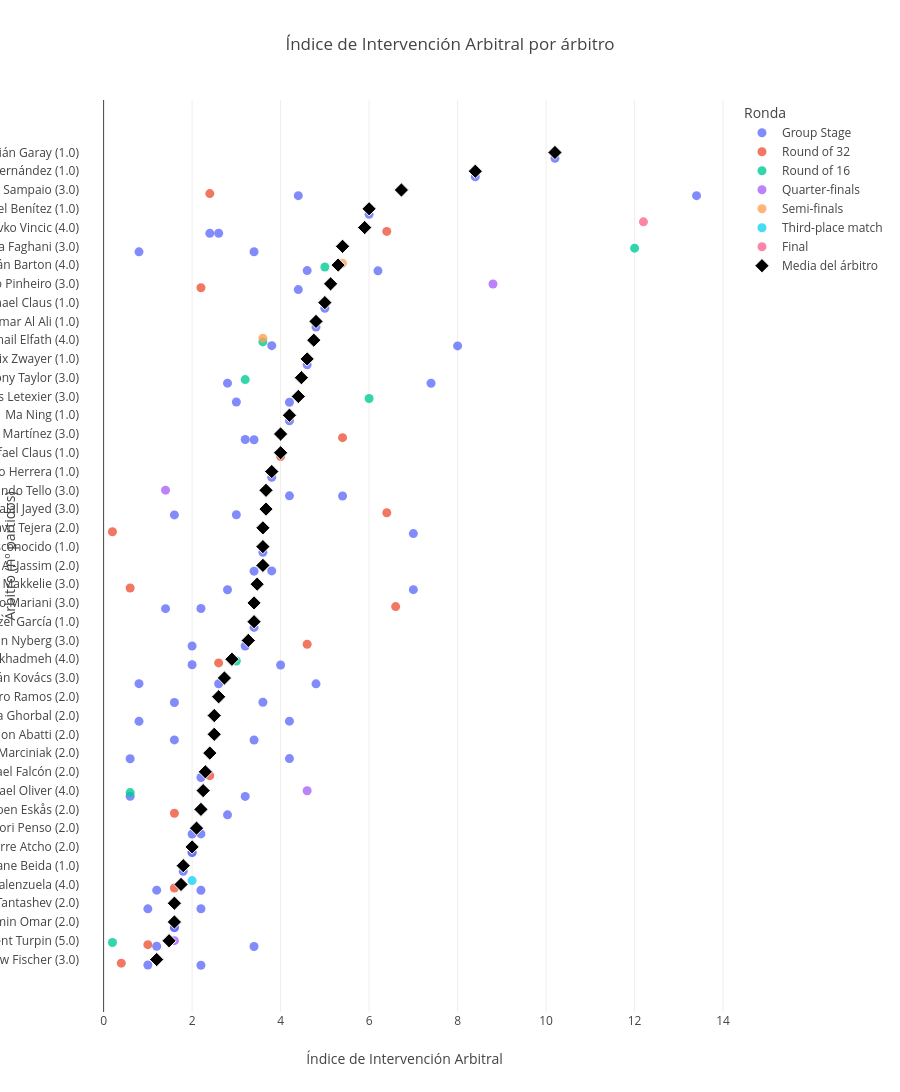

The code cell stored with this chart in its notebook:
### Code cell
grafico_indice_arbitros()

### Figure 1 — Plotly figure (JSON) as saved in the notebook; plotly's stock layout.template omitted (floating-point values rounded to 4 significant figures; data arrays with more than 128 entries replaced by an {"elided": "..."} marker saying what was removed)
{"data": [{"alignmentgroup": "True", "boxpoints": "all", "customdata": {"elided": "72x2 mixed values"}, "fillcolor": "rgba(255,255,255,0)", "hoveron": "points", "hovertemplate": "<b>%{hovertext}</b><br><br>Ronda=%{customdata[0]}<br>Índice de Intervención Arbitral=%{x}<br>Tarjetas=%{customdata[1]}<extra></extra>", "hovertext": ["#1 Mexico 2-0 South Africa", "#2 South Korea 2-1 Czechia", "#3 Canada 1-1 Bosnia and Herzegovina", "#4 USA 4-1 Paraguay", "#5 Qatar 1-1 Switzerland", "#6 Brazil 1-1 Morocco", "#7 Haiti 0-1 Scotland", "#8 Australia 2-0 Türkiye", "#9 Germany 7-1 Curaçao", "#10 Netherlands 2-2 Japan", "#11 Côte d'Ivoire 1-0 Ecuador", "#12 Sweden 5-1 Tunisia", "#13 Spain 0-0 Cabo Verde", "#14 Belgium 1-1 Egypt", "#15 Saudi Arabia 1-1 Uruguay", "#16 IR Iran 2-2 New Zealand", "#17 France 3-1 Senegal", "#18 Iraq 1-4 Norway", "#19 Argentina 3-0 Algeria", "#20 Austria 3-1 Jordan", "#21 Portugal 1-1 Congo DR", "#22 England 4-2 Croatia", "#23 Ghana 1-0 Panama", "#24 Uzbekistan 1-3 Colombia", "#25 Mexico 1-0 South Korea", "#26 Czechia 1-1 South Africa", "#27 Canada 6-0 Qatar", "#28 Switzerland 4-1 Bosnia and Herzegovina", "#29 Brazil 3-0 Haiti", "#30 Scotland 0-1 Morocco", "#31 USA 2-0 Australia", "#32 Türkiye 0-1 Paraguay", "#33 Germany 2-1 Côte d'Ivoire", "#34 Ecuador 0-0 Curaçao", "#35 Netherlands 5-1 Sweden", "#36 Tunisia 0-4 Japan", "#37 Belgium 0-0 IR Iran", "#38 New Zealand 1-3 Egypt", "#39 Spain 4-0 Saudi Arabia", "#40 Uruguay 2-2 Cabo Verde", "#41 France 3-0 Iraq", "#42 Norway 3-2 Senegal", "#43 Argentina 2-0 Austria", "#44 Jordan 1-2 Algeria", "#45 Portugal 5-0 Uzbekistan", "#46 Colombia 1-0 Congo DR", "#47 England 0-0 Ghana", "#48 Panama 0-1 Croatia", "#49 Czechia 0-3 Mexico", "#50 South Africa 1-0 South Korea", "#51 Switzerland 2-1 Canada", "#52 Bosnia and Herzegovina 3-1 Qatar", "#53 Scotland 0-3 Brazil", "#54 Morocco 4-2 Haiti", "#55 Türkiye 3-2 USA", "#56 Paraguay 0-0 Australia", "#57 Ecuador 2-1 Germany", "#58 Curaçao 0-2 Côte d'Ivoire", "#59 Tunisia 1-3 Netherlands", "#60 Japan 1-1 Sweden", "#61 New Zealand 1-5 Belgium", "#62 Egypt 1-1 IR Iran", "#63 Uruguay 0-1 Spain", "#64 Cabo Verde 0-0 Saudi Arabia", "#65 Norway 1-4 France", "#66 Senegal 5-0 Iraq", "#67 Jordan 1-3 Argentina", "#68 Algeria 3-3 Austria", "#69 Colombia 0-0 Portugal", "#70 Congo DR 3-1 Uzbekistan", "#71 Panama 0-2 England", "#72 Croatia 2-1 Ghana"], "legendgroup": "Group Stage", "line": {"color": "rgba(255,255,255,0)"}, "marker": {"color": "#636EFA", "opacity": 0.8, "size": 9}, "name": "Group Stage", "offsetgroup": "Group Stage", "orientation": "h", "pointpos": 0, "showlegend": true, "type": "box", "x": [13.4, 1.6, 5.4, 7, 3.4, 2.4, 4.2, 1.2, 1.6, 3.8, 4.2, 2.2, 2, 3.4, 1.4, 1.6, 0.8, 2, 0.6, 1.8, 3.4, 1.2, 3.2, 2.8, 2.2, 4.4, 10.2, 7, 4.6, 2.2, 8.4, 6.2, 0.6, 6, 4.2, 0.8, 5, 3.8, 2.8, 4.8, 1.6, 1, 4.4, 2.6, 3, 3.2, 2, 2.2, 1.6, 2.2, 3.6, 2.8, 3.6, 4.2, 2, 2, 4.6, 3.4, 0.8, 3.4, 3.2, 7.4, 4.2, 4, 3, 8, 3.8, 2.2, 1, 4.8, 3.4, 2.6], "x0": " ", "xaxis": "x", "y": ["Wilton Sampaio (3.0)", "Amin Omar (2.0)", "Facundo Tello (3.0)", "Danny Makkelie (3.0)", "Saíd Martínez (3.0)", "Slavko Vincic (4.0)", "Mustapha Ghorbal (2.0)", "Jesús Valenzuela (4.0)", "Jalal Jayed (3.0)", "Ismail Elfath (4.0)", "François Letexier (3.0)", "Yael Falcón (2.0)", "Adham Makhadmeh (4.0)", "Ramon Abatti (2.0)", "Maurizio Mariani (3.0)", "César Arturo Ramos (2.0)", "Alireza Faghani (3.0)", "Pierre Atcho (2.0)", "Szymon Marciniak (2.0)", "Dahane Beida (1.0)", "Abdulrahman Al-Jassim (2.0)", "Clément Turpin (5.0)", "Glenn Nyberg (3.0)", "Anthony Taylor (3.0)", "Tori Penso (2.0)", "João Pinheiro (3.0)", "Cristián Garay (1.0)", "Gustavo Tejera (2.0)", "Felix Zwayer (1.0)", "Ilgiz Tantashev (2.0)", "Alejandro José Hernández (1.0)", "Iván Barton (4.0)", "Michael Oliver (4.0)", "Juan Gabriel Benítez (1.0)", "Ma Ning (1.0)", "István Kovács (3.0)", "Raphael Claus (1.0)", "Darío Herrera (1.0)", "Espen Eskås (2.0)", "Omar Al Ali (1.0)", "Amin Omar (2.0)", "Drew Fischer (3.0)", "Wilton Sampaio (3.0)", "Slavko Vincic (4.0)", "Jalal Jayed (3.0)", "Saíd Martínez (3.0)", "Pierre Atcho (2.0)", "Maurizio Mariani (3.0)", "Ramon Abatti (2.0)", "Jesús Valenzuela (4.0)", "César Arturo Ramos (2.0)", "Danny Makkelie (3.0)", "Desconocido (1.0)", "Facundo Tello (3.0)", "Glenn Nyberg (3.0)", "Tori Penso (2.0)", "Iván Barton (4.0)", "Katia Itzel García (1.0)", "Mustapha Ghorbal (2.0)", "Clément Turpin (5.0)", "Michael Oliver (4.0)", "Anthony Taylor (3.0)", "Szymon Marciniak (2.0)", "Adham Makhadmeh (4.0)", "François Letexier (3.0)", "Ismail Elfath (4.0)", "Abdulrahman Al-Jassim (2.0)", "Drew Fischer (3.0)", "Ilgiz Tantashev (2.0)", "István Kovács (3.0)", "Alireza Faghani (3.0)", "István Kovács (3.0)"], "y0": " ", "yaxis": "y"}, {"alignmentgroup": "True", "boxpoints": "all", "customdata": [["Round of 32", 2], ["Round of 32", 6], ["Round of 32", 6], ["Round of 32", 2], ["Round of 32", 1], ["Round of 32", 0], ["Round of 32", 4], ["Round of 32", 2], ["Round of 32", 2], ["Round of 32", 2], ["Round of 32", 1], ["Round of 32", 3], ["Round of 32", 2], ["Round of 32", 0], ["Round of 32", 0], ["Round of 32", 0]], "fillcolor": "rgba(255,255,255,0)", "hoveron": "points", "hovertemplate": "<b>%{hovertext}</b><br><br>Ronda=%{customdata[0]}<br>Índice de Intervención Arbitral=%{x}<br>Tarjetas=%{customdata[1]}<extra></extra>", "hovertext": ["#73 South Africa 0-1 Canada", "#74 Brazil 2-1 Japan", "#75 Germany 1-1 Paraguay (pen. 3-4)", "#76 Netherlands 1-1 Morocco (pen. 2-3)", "#77 Côte d'Ivoire 1-2 Norway", "#78 France 3-0 Sweden", "#79 Mexico 2-0 Ecuador", "#80 England 2-1 Congo DR", "#81 Belgium 3-2 Senegal (prórroga)", "#82 USA 2-0 Bosnia and Herzegovina", "#83 Spain 3-0 Austria", "#84 Portugal 2-1 Croatia", "#85 Switzerland 2-0 Algeria", "#86 Australia 1-1 Egypt (pen. 2-4)", "#87 Argentina 3-2 Cabo Verde (prórroga)", "#88 Colombia 1-0 Ghana"], "legendgroup": "Round of 32", "line": {"color": "rgba(255,255,255,0)"}, "marker": {"color": "#EF553B", "opacity": 0.8, "size": 9}, "name": "Round of 32", "offsetgroup": "Round of 32", "orientation": "h", "pointpos": 0, "showlegend": true, "type": "box", "x": [2.2, 6.6, 6.4, 2.4, 1.6, 0.6, 6.4, 2.6, 4, 5.4, 1.6, 4.6, 2.4, 0.4, 1, 0.2], "x0": " ", "xaxis": "x", "y": ["João Pinheiro (3.0)", "Maurizio Mariani (3.0)", "Jalal Jayed (3.0)", "Wilton Sampaio (3.0)", "Jesús Valenzuela (4.0)", "Danny Makkelie (3.0)", "Slavko Vincic (4.0)", "Adham Makhadmeh (4.0)", "Rafael Claus (1.0)", "Saíd Martínez (3.0)", "Espen Eskås (2.0)", "Glenn Nyberg (3.0)", "Yael Falcón (2.0)", "Drew Fischer (3.0)", "Clément Turpin (5.0)", "Gustavo Tejera (2.0)"], "y0": " ", "yaxis": "y"}, {"alignmentgroup": "True", "boxpoints": "all", "customdata": [["Round of 16", 0], ["Round of 16", 0], ["Round of 16", 1], ["Round of 16", 7], ["Round of 16", 3], ["Round of 16", 2], ["Round of 16", 5], ["Round of 16", 5]], "fillcolor": "rgba(255,255,255,0)", "hoveron": "points", "hovertemplate": "<b>%{hovertext}</b><br><br>Ronda=%{customdata[0]}<br>Índice de Intervención Arbitral=%{x}<br>Tarjetas=%{customdata[1]}<extra></extra>", "hovertext": ["#89 Paraguay 0-1 France", "#90 Canada 0-3 Morocco", "#91 Brazil 1-2 Norway", "#92 Mexico 2-3 England", "#93 Portugal 0-1 Spain", "#94 USA 1-4 Belgium", "#95 Argentina 3-2 Egypt", "#96 Switzerland 0-0 Colombia (pen. 4-3)"], "legendgroup": "Round of 16", "line": {"color": "rgba(255,255,255,0)"}, "marker": {"color": "#00CC96", "opacity": 0.8, "size": 9}, "name": "Round of 16", "offsetgroup": "Round of 16", "orientation": "h", "pointpos": 0, "showlegend": true, "type": "box", "x": [0.2, 0.6, 3.6, 12, 3.2, 3, 6, 5], "x0": " ", "xaxis": "x", "y": ["Clément Turpin (5.0)", "Michael Oliver (4.0)", "Ismail Elfath (4.0)", "Alireza Faghani (3.0)", "Anthony Taylor (3.0)", "Adham Makhadmeh (4.0)", "François Letexier (3.0)", "Iván Barton (4.0)"], "y0": " ", "yaxis": "y"}, {"alignmentgroup": "True", "boxpoints": "all", "customdata": [["Quarter-finals", 1], ["Quarter-finals", 4], ["Quarter-finals", 1], ["Quarter-finals", 5]], "fillcolor": "rgba(255,255,255,0)", "hoveron": "points", "hovertemplate": "<b>%{hovertext}</b><br><br>Ronda=%{customdata[0]}<br>Índice de Intervención Arbitral=%{x}<br>Tarjetas=%{customdata[1]}<extra></extra>", "hovertext": ["#97 France 2-0 Morocco", "#98 Spain 2-1 Belgium", "#99 Norway 1-2 England (prórroga)", "#100 Argentina 3-1 Switzerland (prórroga)"], "legendgroup": "Quarter-finals", "line": {"color": "rgba(255,255,255,0)"}, "marker": {"color": "#AB63FA", "opacity": 0.8, "size": 9}, "name": "Quarter-finals", "offsetgroup": "Quarter-finals", "orientation": "h", "pointpos": 0, "showlegend": true, "type": "box", "x": [1.4, 4.6, 1.6, 8.8], "x0": " ", "xaxis": "x", "y": ["Facundo Tello (3.0)", "Michael Oliver (4.0)", "Clément Turpin (5.0)", "João Pinheiro (3.0)"], "y0": " ", "yaxis": "y"}, {"alignmentgroup": "True", "boxpoints": "all", "customdata": [["Semi-finals", 3], ["Semi-finals", 3]], "fillcolor": "rgba(255,255,255,0)", "hoveron": "points", "hovertemplate": "<b>%{hovertext}</b><br><br>Ronda=%{customdata[0]}<br>Índice de Intervención Arbitral=%{x}<br>Tarjetas=%{customdata[1]}<extra></extra>", "hovertext": ["#101 France 0-2 Spain", "#102 England 1-2 Argentina"], "legendgroup": "Semi-finals", "line": {"color": "rgba(255,255,255,0)"}, "marker": {"color": "#FFA15A", "opacity": 0.8, "size": 9}, "name": "Semi-finals", "offsetgroup": "Semi-finals", "orientation": "h", "pointpos": 0, "showlegend": true, "type": "box", "x": [5.4, 3.6], "x0": " ", "xaxis": "x", "y": ["Iván Barton (4.0)", "Ismail Elfath (4.0)"], "y0": " ", "yaxis": "y"}, {"alignmentgroup": "True", "boxpoints": "all", "customdata": [["Third-place match", 0]], "fillcolor": "rgba(255,255,255,0)", "hoveron": "points", "hovertemplate": "<b>%{hovertext}</b><br><br>Ronda=%{customdata[0]}<br>Índice de Intervención Arbitral=%{x}<br>Tarjetas=%{customdata[1]}<extra></extra>", "hovertext": ["#103 France 4-6 England"], "legendgroup": "Third-place match", "line": {"color": "rgba(255,255,255,0)"}, "marker": {"color": "#19D3F3", "opacity": 0.8, "size": 9}, "name": "Third-place match", "offsetgroup": "Third-place match", "orientation": "h", "pointpos": 0, "showlegend": true, "type": "box", "x": [2], "x0": " ", "xaxis": "x", "y": ["Jesús Valenzuela (4.0)"], "y0": " ", "yaxis": "y"}, {"alignmentgroup": "True", "boxpoints": "all", "customdata": [["Final", 8]], "fillcolor": "rgba(255,255,255,0)", "hoveron": "points", "hovertemplate": "<b>%{hovertext}</b><br><br>Ronda=%{customdata[0]}<br>Índice de Intervención Arbitral=%{x}<br>Tarjetas=%{customdata[1]}<extra></extra>", "hovertext": ["#104 Spain 1-0 Argentina (prórroga)"], "legendgroup": "Final", "line": {"color": "rgba(255,255,255,0)"}, "marker": {"color": "#FF6692", "opacity": 0.8, "size": 9}, "name": "Final", "offsetgroup": "Final", "orientation": "h", "pointpos": 0, "showlegend": true, "type": "box", "x": [12.2], "x0": " ", "xaxis": "x", "y": ["Slavko Vincic (4.0)"], "y0": " ", "yaxis": "y"}, {"hovertemplate": "%{y}<br>Media: %{x:.2f}<extra></extra>", "marker": {"color": "black", "line": {"color": "white", "width": 1}, "size": 11, "symbol": "diamond"}, "mode": "markers", "name": "Media del árbitro", "type": "scatter", "x": [10.2, 8.4, 6.73, 6, 5.9, 5.4, 5.3, 5.13, 5, 4.8, 4.75, 4.6, 4.47, 4.4, 4.2, 4, 4, 3.8, 3.67, 3.67, 3.6, 3.6, 3.6, 3.47, 3.4, 3.4, 3.27, 2.9, 2.73, 2.6, 2.5, 2.5, 2.4, 2.3, 2.25, 2.2, 2.1, 2, 1.8, 1.75, 1.6, 1.6, 1.48, 1.2], "y": ["Cristián Garay (1.0)", "Alejandro José Hernández (1.0)", "Wilton Sampaio (3.0)", "Juan Gabriel Benítez (1.0)", "Slavko Vincic (4.0)", "Alireza Faghani (3.0)", "Iván Barton (4.0)", "João Pinheiro (3.0)", "Raphael Claus (1.0)", "Omar Al Ali (1.0)", "Ismail Elfath (4.0)", "Felix Zwayer (1.0)", "Anthony Taylor (3.0)", "François Letexier (3.0)", "Ma Ning (1.0)", "Saíd Martínez (3.0)", "Rafael Claus (1.0)", "Darío Herrera (1.0)", "Facundo Tello (3.0)", "Jalal Jayed (3.0)", "Gustavo Tejera (2.0)", "Desconocido (1.0)", "Abdulrahman Al-Jassim (2.0)", "Danny Makkelie (3.0)", "Maurizio Mariani (3.0)", "Katia Itzel García (1.0)", "Glenn Nyberg (3.0)", "Adham Makhadmeh (4.0)", "István Kovács (3.0)", "César Arturo Ramos (2.0)", "Mustapha Ghorbal (2.0)", "Ramon Abatti (2.0)", "Szymon Marciniak (2.0)", "Yael Falcón (2.0)", "Michael Oliver (4.0)", "Espen Eskås (2.0)", "Tori Penso (2.0)", "Pierre Atcho (2.0)", "Dahane Beida (1.0)", "Jesús Valenzuela (4.0)", "Ilgiz Tantashev (2.0)", "Amin Omar (2.0)", "Clément Turpin (5.0)", "Drew Fischer (3.0)"]}], "layout": {"boxmode": "group", "height": 1294, "legend": {"title": {"text": "Ronda"}, "tracegroupgap": 0}, "title": {"text": "Índice de Intervención Arbitral por árbitro"}, "xaxis": {"anchor": "y", "domain": [0, 1], "title": {"text": "Índice de Intervención Arbitral"}}, "yaxis": {"anchor": "x", "categoryarray": ["Drew Fischer (3.0)", "Clément Turpin (5.0)", "Amin Omar (2.0)", "Ilgiz Tantashev (2.0)", "Jesús Valenzuela (4.0)", "Dahane Beida (1.0)", "Pierre Atcho (2.0)", "Tori Penso (2.0)", "Espen Eskås (2.0)", "Michael Oliver (4.0)", "Yael Falcón (2.0)", "Szymon Marciniak (2.0)", "Ramon Abatti (2.0)", "Mustapha Ghorbal (2.0)", "César Arturo Ramos (2.0)", "István Kovács (3.0)", "Adham Makhadmeh (4.0)", "Glenn Nyberg (3.0)", "Katia Itzel García (1.0)", "Maurizio Mariani (3.0)", "Danny Makkelie (3.0)", "Abdulrahman Al-Jassim (2.0)", "Desconocido (1.0)", "Gustavo Tejera (2.0)", "Jalal Jayed (3.0)", "Facundo Tello (3.0)", "Darío Herrera (1.0)", "Rafael Claus (1.0)", "Saíd Martínez (3.0)", "Ma Ning (1.0)", "François Letexier (3.0)", "Anthony Taylor (3.0)", "Felix Zwayer (1.0)", "Ismail Elfath (4.0)", "Omar Al Ali (1.0)", "Raphael Claus (1.0)", "João Pinheiro (3.0)", "Iván Barton (4.0)", "Alireza Faghani (3.0)", "Slavko Vincic (4.0)", "Juan Gabriel Benítez (1.0)", "Wilton Sampaio (3.0)", "Alejandro José Hernández (1.0)", "Cristián Garay (1.0)"], "categoryorder": "array", "domain": [0, 1], "title": {"text": "Árbitro (nº partidos)"}}}}
